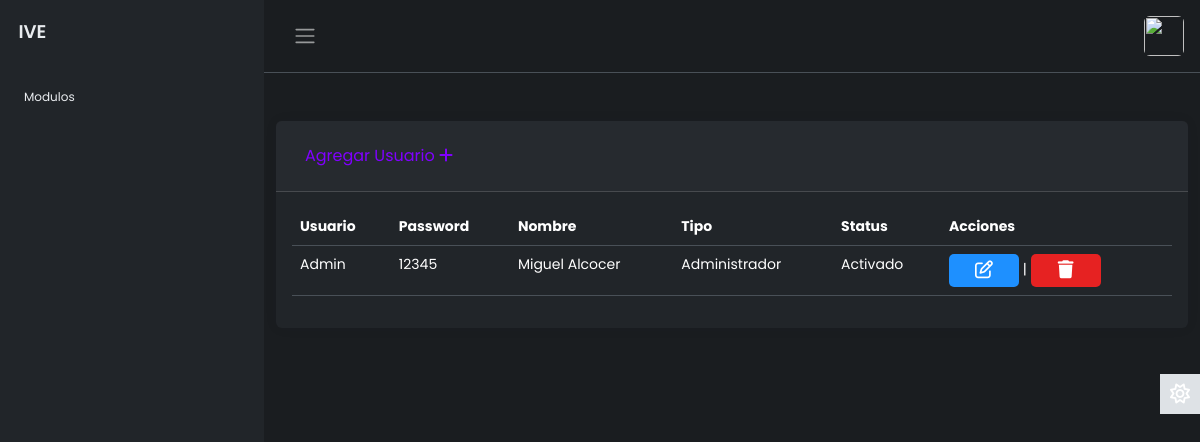
Page /modulos/usuarios/index.php (signed in) on the committed database.
### tables this page shows
CREATE TABLE `usuarios` (
  `idusuario` int(11) NOT NULL,
  `usuario` varchar(30) NOT NULL,
  `password` varchar(30) NOT NULL,
  `nombre` varchar(100) NOT NULL,
  `lactivo` int(11) NOT NULL,
  `idPerfil` int(11) DEFAULT NULL
);

CREATE TABLE `perfiles` (
  `idPerfil` int(11) NOT NULL,
  `Permisos` varchar(255) DEFAULT NULL,
  `lActivo` int(11) DEFAULT NULL,
  `NombrePerfil` varchar(50) DEFAULT NULL
);

### modulos/usuarios/MostrarUsuarios.php (the view, shortened to what this page needs)
<?php
$sql = "SELECT
U.idusuario,
U.usuario,
U.password,
U.nombre,
U.idPerfil,
U.lactivo,
P.NombrePerfil
FROM
usuarios U
INNER JOIN
perfiles P ON U.idPerfil = P.idPerfil
WHERE
U.lactivo = 1";
$result = $link->query($sql);
$Resultado = "";
if ($result->num_rows > 0) {
    while ($row = $result->fetch_assoc()) { ?>
        <tr class="">
            <td scope="row"><?php echo $row['usuario'] ?></td>
            <td scope="row"><?php echo $row['password'] ?></td>
            <td><?php echo $row['nombre'] ?></td>
            <td><?php echo $row['NombrePerfil']?></td>
            <td><?php echo ($row['lactivo'] == 1) ? 'Activado' : 'Desactivado'; ?></td>
            <td>
              <a name="btneditar" id="btneditar" class="btn edit" href="EditarUsuario.php?txtID=<?php echo $row['idusuario']; ?>" role="button"><i class="fa-regular fa-pen-to-square"></i></a>
              <span>|</span>
              <a class="btn delete" href="javascript:void(0);" onclick="borrar(<?php echo $row['idusuario']; ?>, '<?php echo $row['nombre']; ?>')" role="button"><i class="fa-solid fa-trash"></i></a>
            </td>
        </tr>
<?php
    }
} else {
    $Resultado .= "<tr><td colspan='3'>No se encontraron registros.</td></tr>";
} ?>

### layout/style.css (style rules this page uses)
body { font-family: 'Poppins', sans-serif; font-size: 0.875rem; opacity: 1; overflow-y: scroll; margin: 0; }
a { cursor: pointer; text-decoration: none; font-family: 'Poppins', sans-serif; }

### layout/buttons.css (style rules this page uses)
.btn.delete { font-family: "Robot", sans-serif; font-size: 18px; font-weight: bold; background-color:#e62222; width: 70px; padding: 2px; text-align: center; text-decoration: none; text-transform: uppercase; color: #fff; border-radius: 5px; cursor: pointer; box-shadow: 0 0 10px rgba(0,0,0 0.1); -webkit-transition-duration: 0.3s; transition-duration: 0.3s; -webkit-transition-property: box-shadows, transform; transition-property: box-shadow, transform; }
.btn.edit { font-family: "Robot", sans-serif; font-size: 18px; font-weight: bold; background:#1E90FF; width: 70px; padding: 2px; text-align: center; text-decoration: none; text-transform: uppercase; color: #fff; border-radius: 5px; cursor: pointer; box-shadow: 0 0 10px rgba(0,0,0 0.1); -webkit-transition-duration: 0.3s; transition-duration: 0.3s; -webkit-transition-property: box-shadows, transform; transition-property: box-shadow, transform; }

### rows in the picture
usuarios: usuario "Admin", password "12345", nombre "Miguel Alcocer", idPerfil.NombrePerfil "Administrador", lactivo "Activado"
